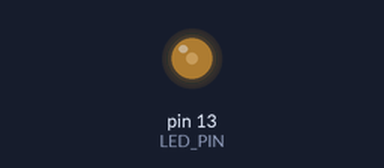
The sketch below on a simulated Arduino Uno, built with avr-gcc and run on an emulated ATmega328P. On the bench: output pins drawn as LEDs (lit = HIGH).

Above: at 0.05 s.
At 1.05 s:
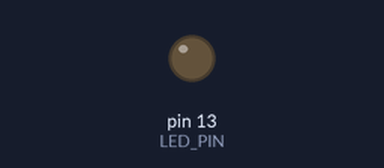
Timing chart, 0 to 3.0 s (numbered marks = the images above):
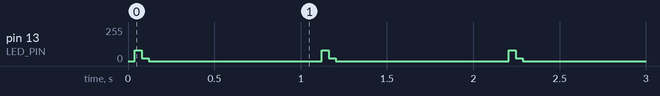

The sketch:

universal_remote.ino
```cpp
/* Control a Lutron Maestro light dimmer */
#define BIT_IS_SET(i, bits)  (1 << i & bits)

// LED connected to digital pin 13
const int LED_PIN = 13;
// Width of a pulse, in microseconds
const int PULSE_WIDTH = 2300;
// # of bytes per command
const int COMMAND_LENGTH = 4;

const int UP[]     = {255, 136, 130, 34};
const int DOWN[]   = {255, 136, 130, 20};
const int ON[]     = {255, 136, 132, 184};
const int OFF[]    = {255, 136, 189, 18};
const int RECALL[] = {255, 136, 132, 183};

void setup()
{
  pinMode(LED_PIN, OUTPUT);
}

/* Modulate pin at 39 kHz for give number of microseconds */
void on(int pin, int time) {
  static const int period = 25;
  // found wait_time by measuring with oscilloscope
  static const int wait_time = 9;

  for (time = time/period; time > 0; time--) {
    digitalWrite(pin, HIGH);
    delayMicroseconds(wait_time);
    digitalWrite(pin, LOW);
    delayMicroseconds(wait_time);
  }
}

/* Leave pin off for time (given in microseconds) */
void off(int pin, int time) {
  digitalWrite(pin, LOW);
  delayMicroseconds(time);
}

/* Send a byte over the IR LED */
void send_byte(int bits) {
  for (int i = 7; i >= 0; i--)
  {
    if (BIT_IS_SET(i, bits)) {
      on(LED_PIN, PULSE_WIDTH);
    } else {
      off(LED_PIN, PULSE_WIDTH);
    }
  }
}

/* Send a full command */
void command(const int bytes[]) {
  for (int i = 0; i < COMMAND_LENGTH; i++) {
    send_byte(bytes[i]);
  }
  off(LED_PIN, 4 * PULSE_WIDTH);
}

void loop()
{
  command(UP);
  delay(1000);
  command(DOWN);
  delay(1000);
}
```

Measured:
- by itself, pin 13 (LED_PIN): repeats every 1.1 s: 22/255 0.04 s, 0/255 1.0 s, 79/255 0.04 s
